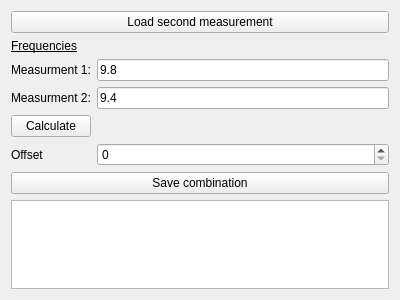
<?xml version="1.0" encoding="UTF-8"?>
<ui version="4.0">
 <class>Form</class>
 <widget class="QWidget" name="Form">
  <property name="geometry">
   <rect>
    <x>0</x>
    <y>0</y>
    <width>400</width>
    <height>300</height>
   </rect>
  </property>
  <property name="windowTitle">
   <string>Form</string>
  </property>
  <layout class="QVBoxLayout" name="verticalLayout">
   <item>
    <layout class="QVBoxLayout" name="verticalLayout_2">
     <item>
      <widget class="QPushButton" name="button_load_sec_meas">
       <property name="text">
        <string>Load second measurement</string>
       </property>
      </widget>
     </item>
     <item>
      <layout class="QFormLayout" name="formLayout">
       <item row="0" column="0">
        <widget class="QLabel" name="label_4">
         <property name="font">
          <font>
           <underline>true</underline>
          </font>
         </property>
         <property name="text">
          <string>Frequencies</string>
         </property>
        </widget>
       </item>
       <item row="1" column="0">
        <widget class="QLabel" name="label">
         <property name="text">
          <string>Measurment 1:</string>
         </property>
        </widget>
       </item>
       <item row="1" column="1">
        <widget class="QLineEdit" name="lineEdit_freq_1">
         <property name="text">
          <string>9.8</string>
         </property>
        </widget>
       </item>
       <item row="3" column="0">
        <widget class="QLabel" name="label_2">
         <property name="text">
          <string>Measurment 2:</string>
         </property>
        </widget>
       </item>
       <item row="3" column="1">
        <widget class="QLineEdit" name="lineEdit_freq_2">
         <property name="text">
          <string>9.4</string>
         </property>
        </widget>
       </item>
       <item row="6" column="0">
        <widget class="QLabel" name="label_3">
         <property name="text">
          <string>Offset</string>
         </property>
        </widget>
       </item>
       <item row="4" column="0">
        <widget class="QPushButton" name="button_calc">
         <property name="text">
          <string>Calculate</string>
         </property>
        </widget>
       </item>
       <item row="6" column="1">
        <widget class="QSpinBox" name="spinbox_offset">
         <property name="locale">
          <locale language="English" country="UnitedKingdom"/>
         </property>
         <property name="maximum">
          <number>360</number>
         </property>
        </widget>
       </item>
      </layout>
     </item>
     <item>
      <widget class="QPushButton" name="button_save">
       <property name="text">
        <string>Save combination</string>
       </property>
      </widget>
     </item>
     <item>
      <widget class="Small_Plot" name="combined_plot"/>
     </item>
    </layout>
   </item>
  </layout>
 </widget>
 <customwidgets>
  <customwidget>
   <class>Small_Plot</class>
   <extends>QGraphicsView</extends>
   <header>CustomWidgets</header>
  </customwidget>
 </customwidgets>
 <resources/>
 <connections/>
</ui>
